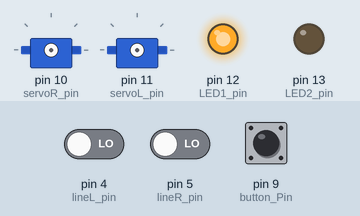
This sketch was run on a simulated Arduino Uno, built with avr-gcc and run on an emulated ATmega328P. Parts: 2 × servo, output pins drawn as LEDs (lit = HIGH). Inputs (shaded band) come from the test bench; at power-on: pin 9 (button_Pin) HIGH, pin 4 (lineL_pin) LOW, pin 5 (lineR_pin) LOW.

Above: at 0.8 s.
0.9 s: pin 9 (button_Pin) pulled LOW for 0.15 s
At 2.0 s:
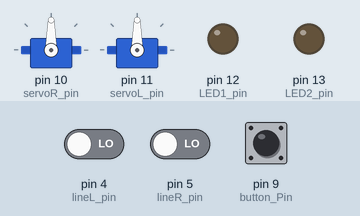
2.5 s: pin 4 (lineL_pin) driven HIGH
At 3.2 s:
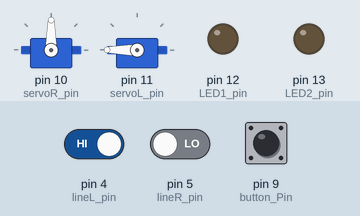
4.0 s: pin 5 (lineR_pin) driven HIGH
At 4.3 s:
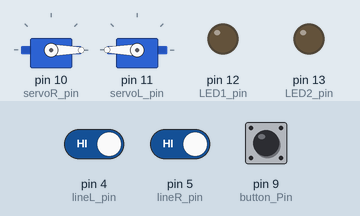
5.5 s: pin 4 (lineL_pin) driven LOW
At 6.7 s:
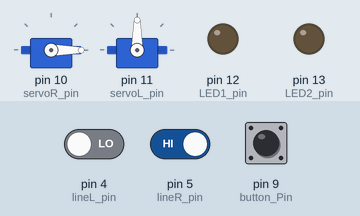
Timing chart, 0 to 8.0 s (numbered marks = the images above; inputs shaded):
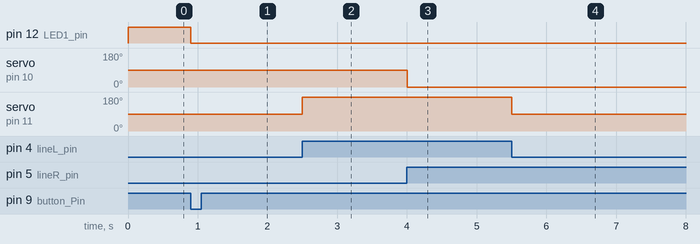

The sketch:

lineFollowing.ino
```cpp
/*
  File: lineFollowing.ino
  Author: Nate Lawernce-Richards
  Description: This program follows a white line.
*/

#include <Servo.h> // Include servo library, see file/examples/servo in the menu for more information

Servo servoR;  // Declare servo variables
Servo servoL;

/*
We define the pin values here so if we need to change the pin for a part we only
 have to change it in one place.

#define is used because the values of these variables won't be changed in the program
*/
#define servoR_pin 10 // Servos
#define servoL_pin 11
#define lineR_pin 5   // Line Sensors
#define lineL_pin 4
#define button_Pin 9  // Start button
#define LED1_pin 12   // LED 2
#define LED2_pin 13   // LED 1

// Declare varibles for future use with sensors
// int is used because these variables will hold an interger and will change
int lineL;
int lineR;

int buttonState = HIGH; // The initial state of the button


// Set up function, runs once to initialize the controller
void setup() {
  pinMode(lineR_pin, INPUT);  // Declare pinmode for line tracking
  pinMode(lineL_pin, INPUT);
  pinMode(button_Pin, INPUT_PULLUP); // Declare pinmode for start button
  /*
  We are using the internal resistor for the button pin, this saves us having so
    solder in our own resistor, it also means we can physicaly break the pin using code.
  If you deactivate the internal resistor by setting the pin mode to OUTPUT then
    the pin is shorted to ground and any output from this pin (aka setting it HIGH)
    will fry the pin.  This cannot be done accedintaly, it must be explicity written
    in the code because the pins will default to input mode if no pinMode is declared.
  */
  pinMode(LED1_pin, OUTPUT);
  pinMode(LED2_pin, OUTPUT);
  while(buttonState == HIGH){ // While the button isn't pushed just sit there, you can run loops in setup
    digitalWrite(LED1_pin, HIGH); // LED is on so you know the robot is ready
    buttonState = digitalRead(button_Pin); // Keep checking to see if the button is pushed
  }
  digitalWrite(LED1_pin, LOW); // After the condition is met the loop ends, LED goes off to indicate this
  servoR.attach(servoR_pin);  // Attaches the servo on pin (defined earlier) to the servo object
  servoL.attach(servoL_pin);  // You attach the servos after you press the button so they won't move at all, in case they aren't calibrated properly
}

void loop (){

  lineR = digitalRead(lineR_pin); // Read sensors and assign the values to variable
  lineL = digitalRead(lineL_pin); // We pass the pin variable to digitalRead so it knows which sensor to check

  // Set motors based on the values read from the line sensors
  if (lineR == HIGH && lineL == HIGH) {   // Both line sensors are on black
    motors(100,100); // Full ahead
  }
  else if (lineR == HIGH && lineL == LOW) { // Left sensor sees the line
    motors(0,100); // Stop the left motor and go forward with the right to reposistion
  }
  else if (lineR == LOW && lineL == HIGH){ // Right sensor sees
    motors(100,0); // Stop the right motor and go forward with the left to reposistion
  }
  // HINT, try adding some delays in to the turns to see if it tracks better

} // end loop

//--------------------------------------------------------------------------------------------------------------------------------------------------------------
// Functions, normaly these are put in a header file, but are placed here for your convience
//---------------------------------------------------------------------------------------------------------------------------------------------------------------

// This funtion is used to control the motors
void motors(int l, int r) {      // Syntax motors(left motor value, right motor value)
  r = map(r, -100, 100, 180, 0); // Normal servo library uses 0 to 180 to define postion for a regular servo
  l = map(l, -100, 100, 0, 180); // We have modified our servos for continuous rotation so 0 is full back, 180 is full forward, and 90 is stop
  servoL.write(l);               // This is remapped to -100 to 100 for convenience and flipped for one motor because it will me mounted backwards on the chassis
  servoR.write(r);
}
```

Measured:
- after the input at 0.9 s, pin 12 (LED1_pin): HIGH → LOW at once
- after the input at 2.5 s, servo on pin 11 (servoL_pin): 90° → 180° at once
- after the input at 4.0 s, servo on pin 10 (servoR_pin): 90° → 0° at once
- after the input at 5.5 s, servo on pin 11 (servoL_pin): 180° → 90° at once
